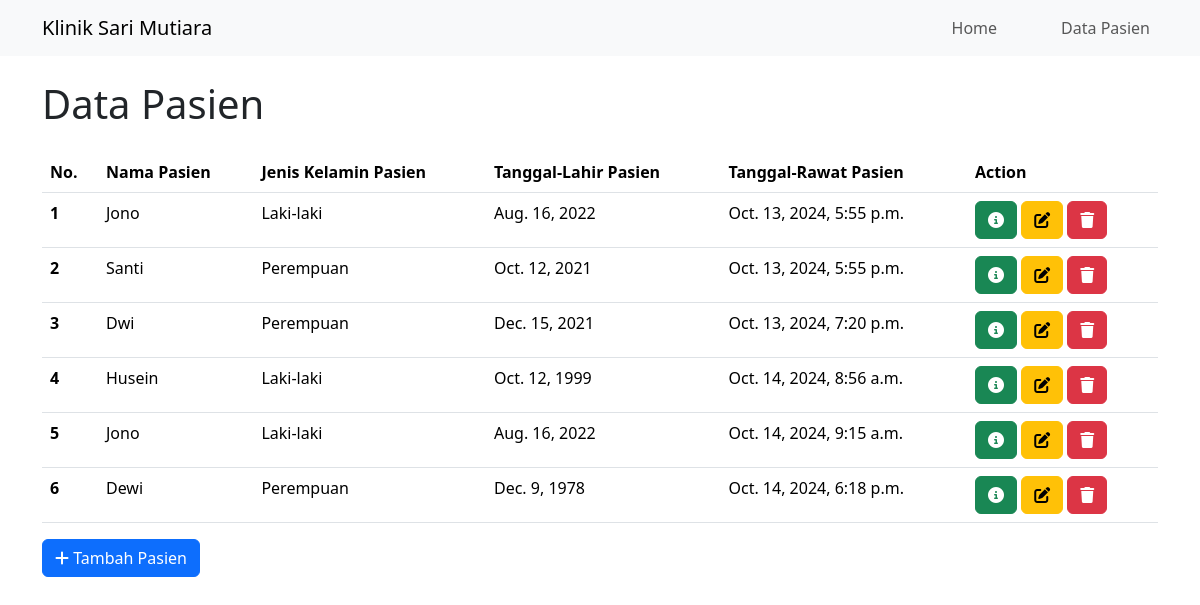
The page /patient/ on the database its author committed.
### patient/models.py (models this page shows, shortened)
class Patient(models.Model):
    patient_name        = models.CharField(max_length=255)
    GENDER_CHOICES = [
        ("Laki-laki" , "Laki-laki"),
        ("Perempuan" , "Perempuan"),
    ]
    gender      = models.CharField(max_length=10, choices=GENDER_CHOICES)
    born_date   = models.DateField()
    visit_date  = models.DateTimeField(auto_now_add=True, blank=True)
    symptom     = models.TextField()
    slug        = models.SlugField(blank=True, editable=False)

### patient/views.py (the view)
# urls.py: path('', views.index, name='index'),
def index(request):
    patients = Patient.objects.all()
    context = {
        'page_title':'Patient List',
        'heading':'Data Pasien',
        'patients':patients,
    }
    return render(request, 'patient/index.html', context)

### patient/templates/patient/index.html (shortened to what this page needs)
{% extends "base.html" %}
{% block heading %}
    <h1>
        {{heading}}
    </h1>
{% endblock heading %}
{% block sub-heading %}
    <table class="table mt-4">
        <thead>
            <tr>
                <th scope="col">No.</th>
                <th scope="col">Nama Pasien</th>
                <th scope="col">Jenis Kelamin Pasien</th>
                <th scope="col">Tanggal-Lahir Pasien</th>
                <th scope="col">Tanggal-Rawat Pasien</th>
                <th scope="col">Action</th>
            </tr>
        </thead>
        <tbody>
            {% for patient in patients %}
            <tr>
                <th scope="row">{{forloop.counter}}</th>
                <td> {{patient.patient_name}} </td>
                <td> {{patient.gender}} </td>
                <td> {{patient.born_date}} </td>
                <td> {{patient.visit_date}} </td>
                <td>
                    <a class="btn btn-success" href="{% url "patient:patient_detail" patient.id %}" data-bs-toggle="modal" data-bs-target="#editmodal{{patient.id}}">
                        <i class="fa-solid fa-circle-info"></i>
                    </a>
                    <a class="btn btn-warning" href="{% url "patient:edit" patient.id %}">
                        <i class="fa-solid fa-pen-to-square"></i>
                    </a>
                    <a class="btn btn-danger" href="{% url "patient:delete" patient.id %}" data-bs-toggle="modal" data-bs-target="#deletemodal{{patient.id}}">
                        <i class="fa-solid fa-trash"></i>
                    </a>
                </td>
            </tr>
            {% endfor %}
        </tbody>
    </table>
    <a class="btn btn-primary" href="{% url "patient:add" %}"> <i class="fa-solid fa-plus"></i> Tambah Pasien </a>
{% endblock sub-heading %}

### templates/base.html (shortened to what this page needs)
<!DOCTYPE html>
<html lang="en">
    <head>
        <link rel="stylesheet" href="https://cdnjs.cloudflare.com/ajax/libs/font-awesome/6.6.0/css/all.min.css" />
        <link href="https://cdn.jsdelivr.net/npm/bootstrap@5.3.3/dist/css/bootstrap.min.css" rel="stylesheet">
    </head>
    <body>
        <nav class="navbar navbar-expand-lg bg-body-tertiary">
            <div class="container">
                <a class="navbar-brand" href="{% url "index" %}">Klinik Sari Mutiara</a>
                <div class="collapse navbar-collapse" id="navbarNav">
                    <ul class="navbar-nav ms-auto">
                        <li class="nav-item me-5">
                            <a class="nav-link" href="{% url "index" %}">Home</a>
                        </li>
                        <li class="nav-item">
                            <a class="nav-link" href="{% url "patient:index" %}">Data Pasien</a>
                        </li>
                    </ul>
                </div>
            </div>
        </nav>
        <div class="container mt-4">
            {% block heading %}
            {% endblock heading %}
            {% block sub-heading %}
            {% endblock sub-heading %}
        </div>
    </body>
</html>

### rows shown on the page
Patient: patient_name "Jono", gender "Laki-laki", born_date "Aug. 16, 2022", visit_date "Oct. 13, 2024, 5:55 p.m."
Patient: patient_name "Santi", gender "Perempuan", born_date "Oct. 12, 2021", visit_date "Oct. 13, 2024, 5:55 p.m."
Patient: patient_name "Dwi", gender "Perempuan", born_date "Dec. 15, 2021", visit_date "Oct. 13, 2024, 7:20 p.m."
Patient: patient_name "Husein", gender "Laki-laki", born_date "Oct. 12, 1999", visit_date "Oct. 14, 2024, 8:56 a.m."
Patient: patient_name "Jono", gender "Laki-laki", born_date "Aug. 16, 2022", visit_date "Oct. 14, 2024, 9:15 a.m."
Patient: patient_name "Dewi", gender "Perempuan", born_date "Dec. 9, 1978", visit_date "Oct. 14, 2024, 6:18 p.m."

### other values the page prints
{{ heading }} "Data Pasien"
